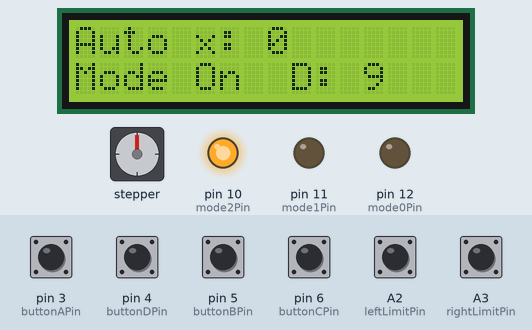
Simulated run of this sketch. Board: Arduino Uno, built with avr-gcc and run on an emulated ATmega328P. On the bench: stepper motor, 16×2 character LCD, output pins drawn as LEDs (lit = HIGH). Wiring (inferred from the names in the program): stepper motor driver (200 steps per turn assumed): step pin 8; direction pin 7; enable pin 9. The inputs (shaded band) are chosen by the test bench; at power-on: A2 (leftLimitPin), A3 (rightLimitPin), pin 3 (buttonAPin), pin 4 (buttonDPin), pin 5 (buttonBPin), pin 6 (buttonCPin) HIGH. The local clock reads 2024-03-15 10:24:30 at power-on unless the sketch sets it; EEPROM starts erased; pins used as bus, display or sensor lines are not drawn; what the sketch prints to the serial monitor is not drawn.

Above: at 2.3 s.
2.4 s: pin 3 (buttonAPin) pulled LOW for 0.15 s
At 3.9 s:
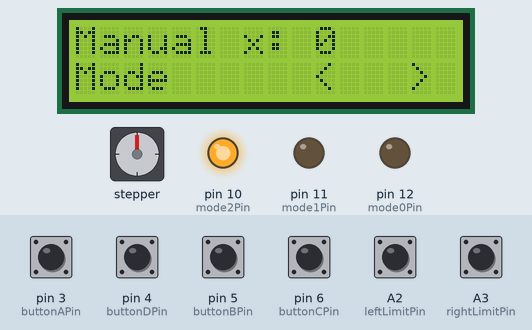
4.4 s: pin 3 (buttonAPin) pulled LOW for 1 s
At 6.6 s:
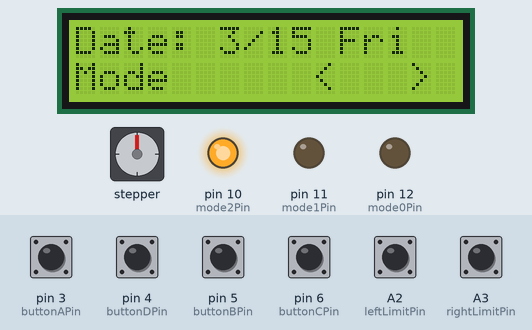
6.9 s: pin 3 (buttonAPin) pulled LOW for 1 s
At 8.4 s:
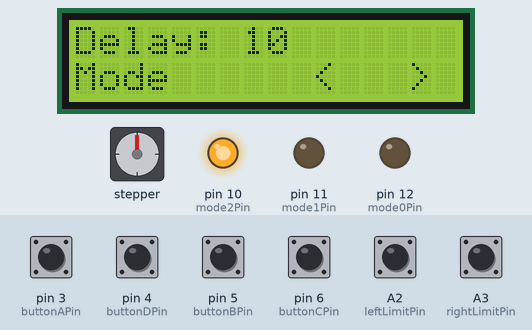
9.4 s: pin 5 (buttonBPin) pulled LOW for 1 s
At 11.5 s:
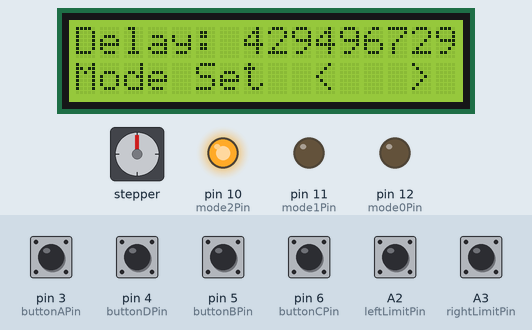
12.4 s: pin 3 (buttonAPin) pulled LOW for 0.15 s
At 14.1 s:
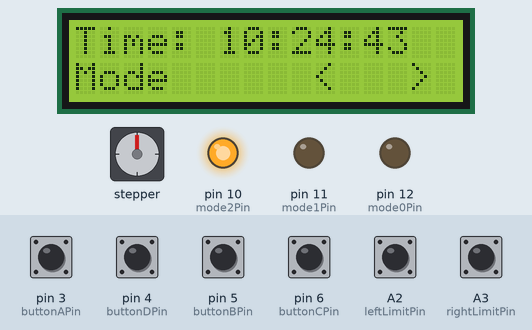
Timing chart, 0 to 15.6 s (numbered marks = the images above; inputs shaded):
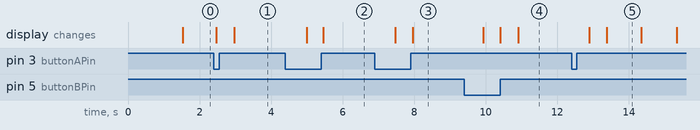

The sketch:

bb420-rev2J_2.ino
```cpp
/*
 * BB-420 Rev 2J Interface - for 2D board
 * 01 May 2018
 *
 *
 *
 */
#include <EEPROM.h>
#include <Wire.h>
#include "RTClib.h"
#include "mybutton.h"
#include <LCD.h>
#include <LiquidCrystal_I2C.h> // includes the LiquidCrystal Library
LiquidCrystal_I2C  lcd(0x3F,2,1,0,4,5,6,7); // 0x27 is the I2C bus address for an unmodified backpack
//LiquidCrystal_I2C  lcd(0x27,2,1,0,4,5,6,7); // 0x27 is the I2C bus address for an unmodified backpack
RTC_DS1307 RTC;


#define MODE_AUTO      0
#define MODE_MANUAL    1
#define MODE_SET_SPEED 2
#define MODE_SET_DELAY 3
#define MODE_SET_TIME  4
#define MODE_SET_DATE  5
#define MODE_SET_SCHED 6

// Stepper Pins
#define stepPin 8
#define dirPin  7
#define enablePin 9
#define mode0Pin 12
#define mode1Pin 11
#define mode2Pin 10

//Limit Pins
#define leftLimitPin   A2
#define rightLimitPin  A3

//Button Pins
#define buttonAPin 3
#define buttonBPin 5
#define buttonCPin 6
#define buttonDPin 4


#define UP  1
#define DOWN  0

bool enablePinAvailable = true;


String modeTxt[] = {"Auto","Manual","Speed","Delay","Time","Date","Sched."};

long frameCounter = 0;
float runTime = 0.0f;
volatile long pulseCount = 0;
float pulseRate = 0.0f;
boolean rateFlag = false;
boolean rateReset = true;
unsigned long rateStart = 0;
int autoSpeed = 300;
int manSpeed = 300;
int defaultAutoSpeed = 300;
int defaultManSpeed = 300;
unsigned long defaultAutoDelay = 10;
float memoryHash = 118.0f;
volatile int loopCount = 0;
int targetLoopCount = 0;
double stepsPermm = 80;
int mode0State = LOW;
int mode1State = LOW;
int mode2State = HIGH;
int mode = MODE_AUTO;
int railDirection = UP;
int frame = 0;
long railPos = 0;
boolean autoPaused = true;
boolean emergencyStop = true;
//
int xpos = 0;
int speedpps = 300;
int speedNew = 300;
boolean speedDirty = false;
unsigned long limitDelay = 30;
unsigned long delayNew = 30;
boolean delayDirty = false;
unsigned long delayStart = millis();
bool delayStarted = true;


// Setup buttons
Button butA(buttonAPin);
Button butB(buttonBPin);
Button butC(buttonCPin);
Button butD(buttonDPin);

void setup() {
  //setup Timer1
  cli();
  TCCR1A = 0b00000000;
  TCCR1B = 0b00001001;        // set prescalar to 1
  TIMSK1 |= 0b00000010;       // set for output compare interrupt
  setMotorSpeed(manSpeed);
  sei();                      // enables interrupts. Use cli() to turn them off

  // Setup LCD Module
  lcd.begin(16,2); // Initializes the interface to the LCD screen, and specifies the dimensions (width and height) of the display
  createChars();
  lcd.setBacklightPin(3,POSITIVE);
  lcd.setBacklight(HIGH);
  lcd.noCursor();

  // Setup Real Time Clock Module
  Wire.begin();

  RTC.begin();
  if (! RTC.isrunning()) {
    //Serial.println("RTC is NOT running!");
    // following line sets the RTC to the date & time this sketch was compiled
    RTC.adjust(DateTime(__DATE__, __TIME__));
  }
  //RTC.adjust(DateTime(__DATE__, __TIME__));
  Serial.begin(9600);

  pinMode(stepPin, OUTPUT);
  pinMode(dirPin, OUTPUT);
  if(enablePinAvailable){
    pinMode(enablePin, OUTPUT);
  }
  pinMode(mode0Pin, OUTPUT);
  pinMode(mode1Pin, OUTPUT);
  pinMode(mode2Pin, OUTPUT);
  pinMode(leftLimitPin, INPUT_PULLUP);
  pinMode(rightLimitPin, INPUT_PULLUP);


  digitalWrite(mode0Pin, mode0State);
  digitalWrite(mode1Pin, mode1State);
  digitalWrite(mode2Pin, mode2State);
  digitalWrite(dirPin, railDirection);
  if(enablePinAvailable){
    digitalWrite(enablePin, 0);
  }

  //emergencyStop = false;

  checkMemory();
  delay(1000);
  Serial.print("Stored Speed: ");
  Serial.println(getMemory());
  Serial.print("Stored Delay: ");
  Serial.println(getMemoryDelay());

  speedpps = getMemory();
  limitDelay = getMemoryDelay();
  setMotorSpeed(speedpps);

}

void loop() {
  frameCounter++;
  if(enablePinAvailable){
    if(emergencyStop){
      digitalWrite(enablePin, 0);
    }
    else{
      digitalWrite(enablePin, 1);
    }
  }
  //Serial.print("Test");
  // *********************************************************************
  // Button A Code
  if(butA.updateButton()){
    Serial.println("ButA");
    delayStarted = false;
    if(mode == MODE_AUTO){
      emergencyStop = true;
    }
    mode ++;
    if(mode > MODE_SET_DATE){
      mode = 0;
    }
    if(mode == MODE_SET_SPEED){
      speedNew = speedpps;
    }
    else{
      speedDirty = false;
    }
    if(mode == MODE_SET_DELAY){
      delayNew = limitDelay;
    }
    else{
      delayDirty = false;
    }

  }

  // *********************************************************************
  // Button B Code
  if(butB.updateButton()){
    Serial.println("ButB");
    if(mode == MODE_AUTO){
     railDirection = DOWN;
     digitalWrite(dirPin, railDirection);
     emergencyStop = false;
    }
    if(mode == MODE_MANUAL){
      xpos --;
    }
    if(mode == MODE_SET_SPEED){
      speedDirty = true;
      speedNew --;
    }
    if(mode == MODE_SET_DELAY){
      delayDirty = true;
      delayNew --;
    }
  }

  // *********************************************************************
  // Button C Code
  if(butC.updateButton()){
    Serial.println("ButC");
    if(mode == MODE_AUTO){
     railDirection = UP;
     digitalWrite(dirPin, railDirection);
     emergencyStop = false;
    }
    if(mode == MODE_MANUAL){
      xpos ++;
    }
    if(mode == MODE_SET_SPEED){
      speedDirty = true;
      speedNew ++;
    }
    if(mode == MODE_SET_DELAY){
      delayDirty = true;
      delayNew ++;
    }
  }

  //setMotorSpeed(speedpps);

  // Manual direction control
  if(mode == MODE_MANUAL){
    if(butB.state() == LOW){
      railDirection = DOWN;
      digitalWrite(dirPin, railDirection);
      emergencyStop = false;
    }
    else if(butC.state() == LOW){
      railDirection = UP;
      digitalWrite(dirPin, railDirection);
      emergencyStop = false;
    }
    else{
      emergencyStop = true;
    }
  }

  if(butD.updateButton()){
    if(mode == MODE_AUTO){
      emergencyStop = !emergencyStop;
    }
    if(mode == MODE_SET_SPEED && speedDirty){
      setMemory(speedNew, limitDelay);
      speedDirty = false;
      speedpps = speedNew;
      setMotorSpeed(speedpps);
    }
    if(mode == MODE_SET_DELAY && delayDirty){
      setMemory(speedpps, delayNew);
      delayDirty = false;
      limitDelay = delayNew;
    }
    Serial.println("ButD");
  }

  // Limit switches
  if(digitalRead(leftLimitPin) == LOW && railDirection == UP){
    railDirection = DOWN;
    digitalWrite(dirPin, railDirection);
    if(mode == MODE_AUTO){
      delayStarted = true;
      delayStart = millis();
    }
    //Serial.println("Left limit");
  }
  if(digitalRead(rightLimitPin) == LOW && railDirection == DOWN){
    railDirection = UP;
    digitalWrite(dirPin, railDirection);
    if(mode == MODE_AUTO){
      delayStarted = true;
      delayStart = millis();
    }
    //Serial.println("Right limit");
  }
  if(delayStarted){
    if( (delayStart+(limitDelay*1000)) < millis() ){
      emergencyStop = false;
      delayStarted = false;
    }
    else{
      emergencyStop = true;
    }
  }
  if(frameCounter%1000 == 0){
    // ******************************************************************************
    // LCD printing
    lcd.clear();
    lcd.setCursor(0,1);
    if(!delayStarted){
      rateFlag = true;
      //pulseRate = pulseCount / millis();
      lcd.print("Mode      <   > ");
    }
    else{
      lcd.print("Mode");
    }
    if(rateFlag){
      if(rateReset){
        rateReset = false;
        rateStart = millis();
      }
      runTime = (((float)millis() - (float)rateStart)/1000.0f);
      pulseRate = (float)pulseCount / runTime;

    }
    lcd.setCursor(0,0);
    lcd.print(modeTxt[mode]);
    if(mode == MODE_AUTO){
      lcd.print(" x: ");
      lcd.print(pulseCount);
      //lcd.print(",");
      //lcd.print(String(pulseRate,3));
      lcd.setCursor(5,1);
      if(!emergencyStop){
        lcd.print("Off");
      }
      else{
        lcd.print("On");
      }
    }
    if(mode == MODE_MANUAL){
      lcd.print(" x: ");
      lcd.print(pulseCount);
    }
    if(mode == MODE_SET_SPEED){
      lcd.print(": ");
      if(speedDirty){
        lcd.print(speedNew);
      }
      else{
        lcd.print(speedpps);
      }
      if(speedDirty){
        lcd.setCursor(5,1);
        lcd.print("Set");
      }
    }
    if(mode == MODE_SET_DELAY){
      lcd.print(": ");
      if(delayDirty){
        lcd.print(delayNew);
      }
      else{
        lcd.print(limitDelay);
      }
      if(delayDirty){
        lcd.setCursor(5,1);
        lcd.print("Set");
      }
    }
    if(mode == MODE_SET_TIME){
      lcd.print(": ");
      printTime();
    }
    if(mode == MODE_SET_DATE){
      lcd.print(": ");
      printDate();
    }
    if(delayStarted){
      lcd.setCursor(9,1);
      lcd.print("D: ");
      lcd.print(limitDelay-(millis()-delayStart)/1000);
    }
    String debugString = "pulseCount: ";
    debugString += pulseCount;

    debugString += ", pulseRate: ";
    debugString += String(pulseRate,3);

    debugString += ", runTime: ";
    debugString += String(runTime,3);

    debugString += ", frameCount: ";
    debugString += String(frameCounter);

    debugString += ", OCR1A: ";
    debugString += String(OCR1A);
    Serial.println(debugString);
  }

  //Serial.println(butA.state());
  //delay(10);
}
//
// ---------------------------- Timer --------------------------------------------------
ISR(TIMER1_COMPA_vect) {

  if(!emergencyStop){
    if(loopCount == 0){
      loopCount = targetLoopCount;
      digitalWrite(stepPin, HIGH);       // Driver only looks for rising edge
      digitalWrite(stepPin, LOW);        //  DigitalWrite executes in 16 us
      if(railDirection == UP){
        pulseCount++;
      }
      else{
        pulseCount--;
      }

      //Generate Rising Edge
      //PORTL =  PORTL |= 0b00001000;   //Direct Port manipulation executes in 450 ns  => 16x faster!
      //PORTL =  PORTL &= 0b11110111;
      //Location = Location + 250 * DirFlag ;  //Updates Location (based on 4000 Pulses/mm)
    }
    else{
      loopCount-- ;
    }
  }
}

void setMotorSpeed(int newMotorSpeed){
  long timerCount = 16000000/newMotorSpeed - 1;
  if(timerCount < 65536){
    loopCount = 0;
    targetLoopCount = loopCount;
    OCR1A = timerCount;
    /*Serial.println("------");
    Serial.print("OCR1A: ");
    Serial.println(OCR1A);
    Serial.print("loopCount: ");
    Serial.println(loopCount);
    Serial.print("newMotorSpeed: ");
    Serial.println(newMotorSpeed);*/
  }
  else{
    loopCount = floor(timerCount / 65535);
    targetLoopCount = loopCount;
    OCR1A = round(timerCount / (loopCount+1));
    /*Serial.println("------");
    Serial.print("OCR1A: ");
    Serial.println(OCR1A);
    Serial.print("loopCount: ");
    Serial.println(loopCount);
    Serial.print("newMotorSpeed: ");
    Serial.println(newMotorSpeed);*/
  }
}

struct memoryObject {
  boolean isSet = true;
  float hash = memoryHash;
  int speed;
  unsigned long delay;
};

void setMemory(int speedToSet, unsigned long delayToSet){
  int eeAddress = 0; //Move to start
  memoryObject memoryVar;
  EEPROM.get(eeAddress, memoryVar);
  if((speedToSet != memoryVar.speed)||(delayToSet != memoryVar.delay)){
    Serial.print("memory set to: ");
    Serial.println(speedToSet);
    Serial.print("delay set to: ");
    Serial.println(delayToSet);
   //Data to store.
    memoryObject memoryVarToStore;
    memoryVarToStore.isSet = true;
    memoryVarToStore.hash = memoryHash;
    memoryVarToStore.speed = speedToSet;
    memoryVarToStore.delay = delayToSet;
    EEPROM.put(eeAddress, memoryVarToStore);
  }
  else{
    Serial.print("memory not set to: ");
    Serial.println(speedToSet);
    Serial.print("delay not set to: ");
    Serial.println(delayToSet);
  }
}

int getMemory(){
  int eeAddress = 0; //Move to start
  memoryObject memoryVar;
  EEPROM.get(eeAddress, memoryVar);
  return memoryVar.speed;
}

unsigned long getMemoryDelay(){
  int eeAddress = 0; //Move to start
  memoryObject memoryVar;
  EEPROM.get(eeAddress, memoryVar);
  return memoryVar.delay;
}

void checkMemory(){
  int eeAddress = 0;
  memoryObject memoryVar;
  EEPROM.get(eeAddress, memoryVar);
  if(memoryVar.hash != memoryHash){
    memoryObject memoryVarToStore;
    memoryVarToStore.isSet = true;
    memoryVarToStore.hash = memoryHash;
    memoryVarToStore.speed = defaultAutoSpeed;
    memoryVarToStore.delay = defaultAutoDelay;
    eeAddress = 0;
    EEPROM.put(eeAddress, memoryVarToStore);
  }
}

void printTime(){
  DateTime now = RTC.now();
  lcd.print(padNum(now.hour()));
  lcd.print(':');
  lcd.print(padNum(now.minute()));
  lcd.print(':');
  lcd.print(padNum(now.second()));
}

void printDate(){
  DateTime now = RTC.now();
  //lcd.print(now.year(), DEC);
  //lcd.print('/');
  lcd.print(now.month(), DEC);
  lcd.print('/');
  lcd.print(now.day(), DEC);
  lcd.print(' ');
  lcd.print(dayString(now.dayOfWeek()));
}

String dayString(int dayNumber)
{
  String dayArray[] = {"Sun","Mon","Tue","Wed","Thu","Fri","Sat"};
  return dayArray[dayNumber];
}

String padNum(int num){
  String numString = String(num);
  if(num<10){
    numString = "0" + numString;
  }
  return numString;
}

// Utility to create some custom characters for the LCD
void createChars(){
  byte c_up[8] = {
    B00100,
    B01110,
    B10101,
    B00100,
    B00100,
    B00100,
    B00100,
  };
  byte c_down[8] = {
    B00100,
    B00100,
    B00100,
    B00100,
    B10101,
    B01110,
    B00100,
  };
  byte c_left[8] = {
    B00000,
    B00100,
    B01000,
    B11111,
    B01000,
    B00100,
    B00000,
  };
  byte c_right[8] = {
    B00000,
    B00100,
    B00010,
    B11111,
    B00010,
    B00100,
    B00000,
  };
  byte c_bulb_on[8] = {
    B01110,
    B10001,
    B10001,
    B10001,
    B01110,
    B01010,
    B01110,
  };
  byte c_bulb_off[8] = {
    B01110,
    B11111,
    B11111,
    B11111,
    B01110,
    B01010,
    B01110,
  };
  lcd.createChar(0, c_up);
  lcd.createChar(2, c_down);
  lcd.createChar(1, c_left);
  lcd.createChar(3, c_right);
  lcd.createChar(4, c_bulb_on);
  lcd.createChar(5, c_bulb_off);
}
```

mybutton.cpp
```cpp
#include <Arduino.h>
#include "mybutton.h"

Button::Button (int buttonPin) {
  pin = buttonPin;
  pinMode(pin, INPUT_PULLUP);
  s = HIGH;
}

bool Button::updateButton(){
  int currentState = digitalRead(pin);
  if(currentState != lastState){
    debounceTimer = millis();
  }
  if(millis()-debounceTimer > debounceDelay){
    if(currentState != s){
      s = currentState;
    }
  }
  lastState = currentState;

  // Repeat delay code
  if(s==LOW){
    if(reset){
      reset = false;
      pressedTime = millis();
      return true;
    }
    else if((millis()-pressedTime)>BUT_DELAY){
      pressedTime += BUT_REPEAT;
      return true;
    }

  }
  if(s==HIGH){
    reset = true;
  }
  return false;
}
```

mybutton.h
```cpp
#define BUT_DELAY      500
#define BUT_REPEAT     50

class Button {
  public:
    Button(int buttonPin);
    int state() {return s;}
    bool updateButton();
    bool reset = true;
    unsigned long pressedTime = 0;
  protected:
    int s, pin, lastState = HIGH;
    unsigned long debounceTimer = 0, debounceDelay = 50;
};
```

Measured:
- after the input at 2.4 s, the display: first differs from a run without the input after 0.57 s (image 1)
- after the input at 4.4 s, the display: first changes after 0.60 s (image 2 shows a later state)
- after the input at 6.9 s, the display: first changes after 0.57 s (image 3 shows a later state)
- after the input at 9.4 s, the display: first changes after 0.53 s (image 4 shows a later state)
- after the input at 12.4 s, the display: first changes after 0.49 s (image 5 shows a later state)
- what the display in image 5 shows lasts 1.0 s, from 13.4 s to 14.4 s
